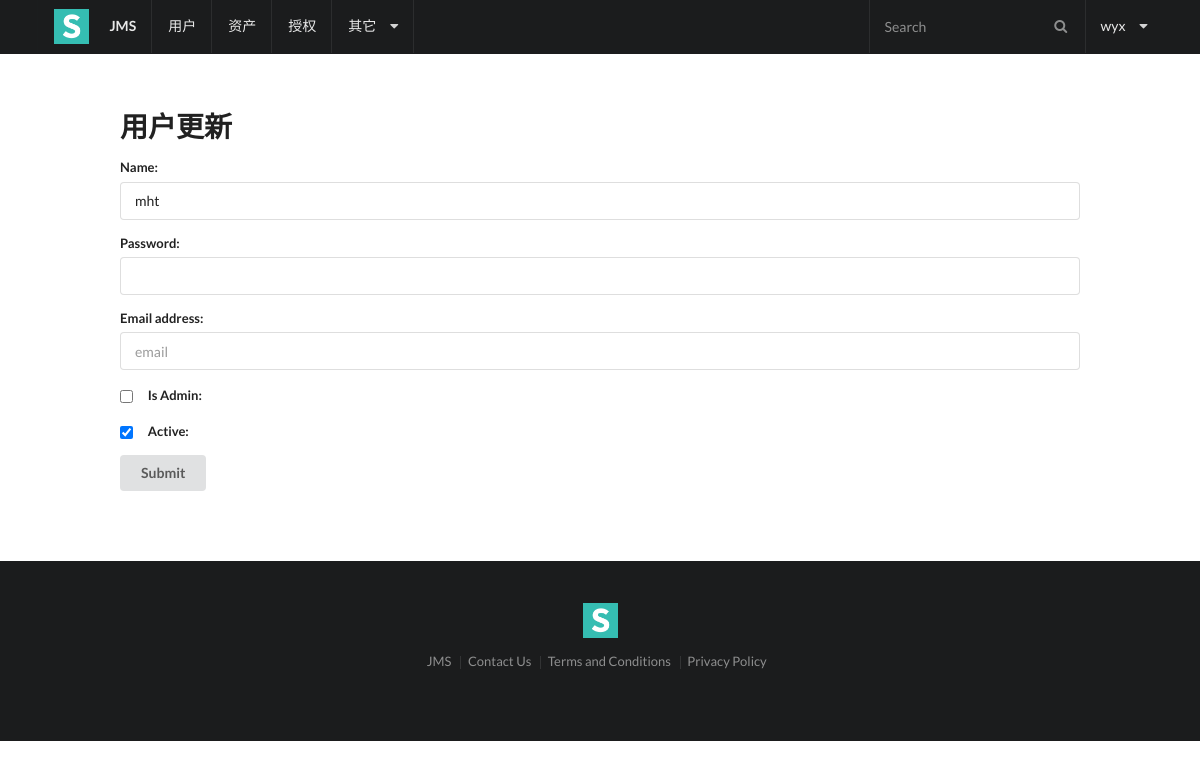
/users/2/update/ (signed in), run on the app's committed database.
### users/models.py (models this page shows, shortened)
class User(AbstractUser):
    name = models.CharField(max_length=32, help_text='昵称')
    wechat = models.CharField(max_length=64)

### users/views.py (the view)
# urls.py: path('update/', views.user_update, name='update'),
@login_required(login_url=reverse_lazy('users:login'))
@user_passes_test(lambda user: user.is_superuser)
def user_update(request, pk):
    user = get_object_or_404(User, id=pk)
    if request.method == 'POST':
        form = UserUpdateForm(request.POST, instance=user)
        if form.is_valid():
            form.save()
            return HttpResponseRedirect(reverse('users:list'))
    form = UserUpdateForm(instance=user)
    return render(request, 'users/update.html', {'form': form})

### users/form.py
class UserUpdateForm(ModelForm):
    password = forms.CharField(required=False, widget=forms.PasswordInput)
    class Meta:
        model = User
        fields = ['name', 'password', 'email', 'is_superuser', 'is_active']
        widgets = {
            'username': TextInput(attrs={'placeholder': 'username'}),
            'email': EmailInput(attrs={'placeholder': 'email'})
        }
        labels = {
            'is_superuser': 'Is Admin'
        }

### users/templates/users/update.html (shortened to what this page needs)
{% extends 'base.html' %}
{% block content %}
    <h1 class="ui header">用户更新</h1>
    <form class="ui form" method="post" action="">
        {% for field in form %}
            {% if field.name in "is_superuser is_active" %}
                <div class="inline field">
                    {{ field }}
                    {{ field.label_tag  }}
                </div>
            {% else %}
                <div class="field">
                    {{ field.label_tag  }}
                    {{ field }}
                </div>
            {% endif %}
        {% endfor %}
        <button class="ui button" type="submit">Submit</button>
    </form>
{% endblock %}

### templates/base.html (shortened to what this page needs)
{% load static %}
<html>
<head>
    <link rel="stylesheet" type="text/css" href="{% static 'semantic/semantic.min.css' %}">
</head>
<body>
    <div class="ui fixed inverted menu">
        <div class="ui container">
            <a href="#" class="header item">
              <img class="logo" src="{% static 'img/logo.png' %}">
              JMS
            </a>
            <a href="{% url 'users:list' %}" class="item">用户</a>
            <a href="{% url 'assets:list' %}" class="item">资产</a>
            <a href="{% url 'perms:list' %}" class="item">授权</a>
            <div class="ui simple dropdown item">
                其它<i class="dropdown icon"></i>
            </div>
            <div class="right menu">
                <div class="item">
                  <div class="ui transparent inverted icon input">
                    <i class="search icon"></i>
                    <input type="text" placeholder="Search">
                  </div>
                </div>
                <div class="ui simple dropdown item">
                {{ request.user.username }} <i class="dropdown icon"></i>
            </div>
            </div>
        </div>
    </div>
    <div class="ui main text container">
        {% block content %}
        {% endblock %}
    </div>
    <div class="ui inverted vertical footer segment">
        <div class="ui center aligned container">
            <img src="{% static 'img/logo.png' %}" class="ui centered mini image">
            <div class="ui horizontal inverted small divided link list">
                <a class="item" href="#">JMS</a>
                <a class="item" href="#">Contact Us</a>
                <a class="item" href="#">Terms and Conditions</a>
                <a class="item" href="#">Privacy Policy</a>
            </div>
        </div>
    </div>
</body>
</html>

### data on the page
User: user.username "wyx"
User: form "mht", form "☑"

### other printed values
{{ field.label_tag }} "Name:" "Password:" "Email address:"
{{ field.label_tag }} "Is Admin:" "Active:"
